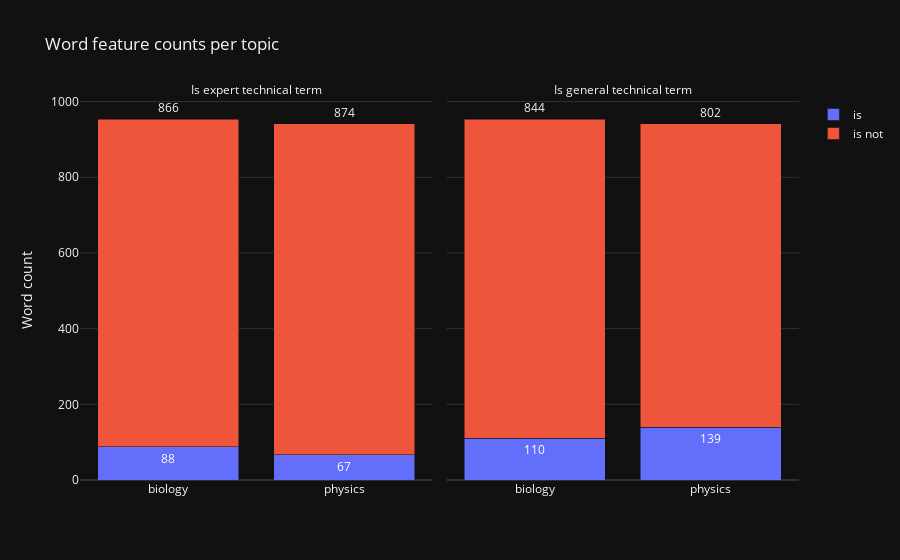

The notebook cell this image was saved under:
### Code cell
sub_df = data_df.groupby(by=['topic', 'feature', 'value']).sum().reset_index()

# Create a bar plot using Plotly Express
# Create a bar plot using Plotly Express
fig = px.bar(
	sub_df, x='topic', y='count', color='value', title='Word feature counts per topic', barmode="stack", facet_col="feature", text_auto='s',
			labels={'count': 'Word count', 'feature': 'Feature', 'topic': '', 'value': ''} 
			 )
fig.for_each_annotation(lambda a: a.update(text=a.text.split("=")[-1]))
fig.update_traces(textposition="outside", cliponaxis=False)

### Figure 1 — Plotly figure (JSON) as saved in the notebook; plotly's stock layout.template omitted (floating-point values rounded to 4 significant figures)
{"data": [{"alignmentgroup": "True", "hovertemplate": "=%{x}<br>Feature=Is expert technical term<br>Word count=%{y}<extra></extra>", "legendgroup": "is", "marker": {"color": "#636efa", "pattern": {"shape": ""}}, "name": "is", "offsetgroup": "is", "orientation": "v", "showlegend": true, "textposition": "outside", "texttemplate": "%{y:s}", "x": ["biology", "physics"], "xaxis": "x", "y": [88, 67], "yaxis": "y", "type": "bar", "cliponaxis": false}, {"alignmentgroup": "True", "hovertemplate": "=%{x}<br>Feature=Is general technical term<br>Word count=%{y}<extra></extra>", "legendgroup": "is", "marker": {"color": "#636efa", "pattern": {"shape": ""}}, "name": "is", "offsetgroup": "is", "orientation": "v", "showlegend": false, "textposition": "outside", "texttemplate": "%{y:s}", "x": ["biology", "physics"], "xaxis": "x2", "y": [110, 139], "yaxis": "y2", "type": "bar", "cliponaxis": false}, {"alignmentgroup": "True", "hovertemplate": "=%{x}<br>Feature=Is expert technical term<br>Word count=%{y}<extra></extra>", "legendgroup": "is not", "marker": {"color": "#EF553B", "pattern": {"shape": ""}}, "name": "is not", "offsetgroup": "is not", "orientation": "v", "showlegend": true, "textposition": "outside", "texttemplate": "%{y:s}", "x": ["biology", "physics"], "xaxis": "x", "y": [866, 874], "yaxis": "y", "type": "bar", "cliponaxis": false}, {"alignmentgroup": "True", "hovertemplate": "=%{x}<br>Feature=Is general technical term<br>Word count=%{y}<extra></extra>", "legendgroup": "is not", "marker": {"color": "#EF553B", "pattern": {"shape": ""}}, "name": "is not", "offsetgroup": "is not", "orientation": "v", "showlegend": false, "textposition": "outside", "texttemplate": "%{y:s}", "x": ["biology", "physics"], "xaxis": "x2", "y": [844, 802], "yaxis": "y2", "type": "bar", "cliponaxis": false}], "layout": {"xaxis": {"anchor": "y", "domain": [0.0, 0.49], "title": {"text": ""}}, "yaxis": {"anchor": "x", "domain": [0.0, 1.0], "title": {"text": "Word count"}}, "xaxis2": {"anchor": "y2", "domain": [0.51, 1.0], "matches": "x", "title": {"text": ""}}, "yaxis2": {"anchor": "x2", "domain": [0.0, 1.0], "matches": "y", "showticklabels": false}, "annotations": [{"font": {}, "showarrow": false, "text": "Is expert technical term", "x": 0.245, "xanchor": "center", "xref": "paper", "y": 1.0, "yanchor": "bottom", "yref": "paper"}, {"font": {}, "showarrow": false, "text": "Is general technical term", "x": 0.755, "xanchor": "center", "xref": "paper", "y": 1.0, "yanchor": "bottom", "yref": "paper"}], "legend": {"title": {"text": ""}, "tracegroupgap": 0}, "title": {"text": "Word feature counts per topic"}, "barmode": "stack"}}
